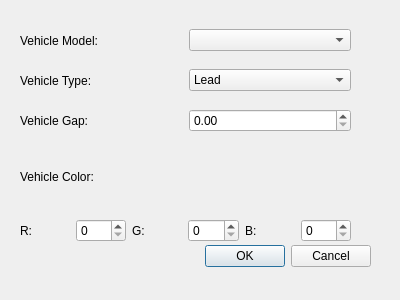
<?xml version="1.0" encoding="UTF-8"?>
<ui version="4.0">
 <class>Dialog</class>
 <widget class="QDialog" name="Dialog">
  <property name="geometry">
   <rect>
    <x>0</x>
    <y>0</y>
    <width>400</width>
    <height>300</height>
   </rect>
  </property>
  <property name="windowTitle">
   <string>Dialog</string>
  </property>
  <widget class="QDialogButtonBox" name="buttonBox">
   <property name="geometry">
    <rect>
     <x>30</x>
     <y>240</y>
     <width>341</width>
     <height>32</height>
    </rect>
   </property>
   <property name="orientation">
    <enum>Qt::Horizontal</enum>
   </property>
   <property name="standardButtons">
    <set>QDialogButtonBox::Cancel|QDialogButtonBox::Ok</set>
   </property>
  </widget>
  <widget class="QWidget" name="horizontalLayoutWidget">
   <property name="geometry">
    <rect>
     <x>20</x>
     <y>20</y>
     <width>331</width>
     <height>41</height>
    </rect>
   </property>
   <layout class="QHBoxLayout" name="VehicleModeContainer">
    <item>
     <widget class="QLabel" name="vehicleModelLabel">
      <property name="text">
       <string>Vehicle Model:</string>
      </property>
     </widget>
    </item>
    <item>
     <widget class="QComboBox" name="vehicleModelComboBox"/>
    </item>
   </layout>
  </widget>
  <widget class="QWidget" name="horizontalLayoutWidget_2">
   <property name="geometry">
    <rect>
     <x>20</x>
     <y>60</y>
     <width>331</width>
     <height>41</height>
    </rect>
   </property>
   <layout class="QHBoxLayout" name="vehicleTypeContainer">
    <item>
     <widget class="QLabel" name="vehicleTypeLabel">
      <property name="text">
       <string>Vehicle Type:</string>
      </property>
     </widget>
    </item>
    <item>
     <widget class="QComboBox" name="vehicleTypeComboBox">
      <item>
       <property name="text">
        <string>Lead</string>
       </property>
      </item>
      <item>
       <property name="text">
        <string>Ahead Lead</string>
       </property>
      </item>
      <item>
       <property name="text">
        <string>Speed Barrier</string>
       </property>
      </item>
      <item>
       <property name="text">
        <string>Adjacent</string>
       </property>
      </item>
      <item>
       <property name="text">
        <string>Ego</string>
       </property>
      </item>
      <item>
       <property name="text">
        <string>Follow</string>
       </property>
      </item>
     </widget>
    </item>
   </layout>
  </widget>
  <widget class="QWidget" name="horizontalLayoutWidget_3">
   <property name="geometry">
    <rect>
     <x>20</x>
     <y>100</y>
     <width>331</width>
     <height>41</height>
    </rect>
   </property>
   <layout class="QHBoxLayout" name="vehicleGapContainer">
    <item>
     <widget class="QLabel" name="vehicleGapLabel">
      <property name="text">
       <string>Vehicle Gap:</string>
      </property>
     </widget>
    </item>
    <item>
     <widget class="QDoubleSpinBox" name="vehicleGapSpinBox">
      <property name="maximum">
       <double>100000000000000.000000000000000</double>
      </property>
     </widget>
    </item>
   </layout>
  </widget>
  <widget class="QWidget" name="verticalLayoutWidget">
   <property name="geometry">
    <rect>
     <x>20</x>
     <y>140</y>
     <width>331</width>
     <height>102</height>
    </rect>
   </property>
   <layout class="QVBoxLayout" name="verticalLayout">
    <item>
     <widget class="QLabel" name="vehicleColorLabel">
      <property name="text">
       <string>Vehicle Color:</string>
      </property>
     </widget>
    </item>
    <item>
     <layout class="QHBoxLayout" name="horizontalLayout">
      <item>
       <widget class="QLabel" name="redLabel">
        <property name="text">
         <string>R:</string>
        </property>
       </widget>
      </item>
      <item>
       <widget class="QSpinBox" name="redSpinBox">
        <property name="maximum">
         <number>255</number>
        </property>
       </widget>
      </item>
      <item>
       <widget class="QLabel" name="greenLabel">
        <property name="text">
         <string>G:</string>
        </property>
       </widget>
      </item>
      <item>
       <widget class="QSpinBox" name="greenSpinBox">
        <property name="maximum">
         <number>255</number>
        </property>
       </widget>
      </item>
      <item>
       <widget class="QLabel" name="blueLabel">
        <property name="text">
         <string>B:</string>
        </property>
       </widget>
      </item>
      <item>
       <widget class="QSpinBox" name="blueSpinBox">
        <property name="maximum">
         <number>255</number>
        </property>
       </widget>
      </item>
     </layout>
    </item>
   </layout>
  </widget>
 </widget>
 <resources/>
 <connections>
  <connection>
   <sender>buttonBox</sender>
   <signal>accepted()</signal>
   <receiver>Dialog</receiver>
   <slot>accept()</slot>
   <hints>
    <hint type="sourcelabel">
     <x>248</x>
     <y>254</y>
    </hint>
    <hint type="destinationlabel">
     <x>157</x>
     <y>274</y>
    </hint>
   </hints>
  </connection>
  <connection>
   <sender>buttonBox</sender>
   <signal>rejected()</signal>
   <receiver>Dialog</receiver>
   <slot>reject()</slot>
   <hints>
    <hint type="sourcelabel">
     <x>316</x>
     <y>260</y>
    </hint>
    <hint type="destinationlabel">
     <x>286</x>
     <y>274</y>
    </hint>
   </hints>
  </connection>
 </connections>
</ui>
